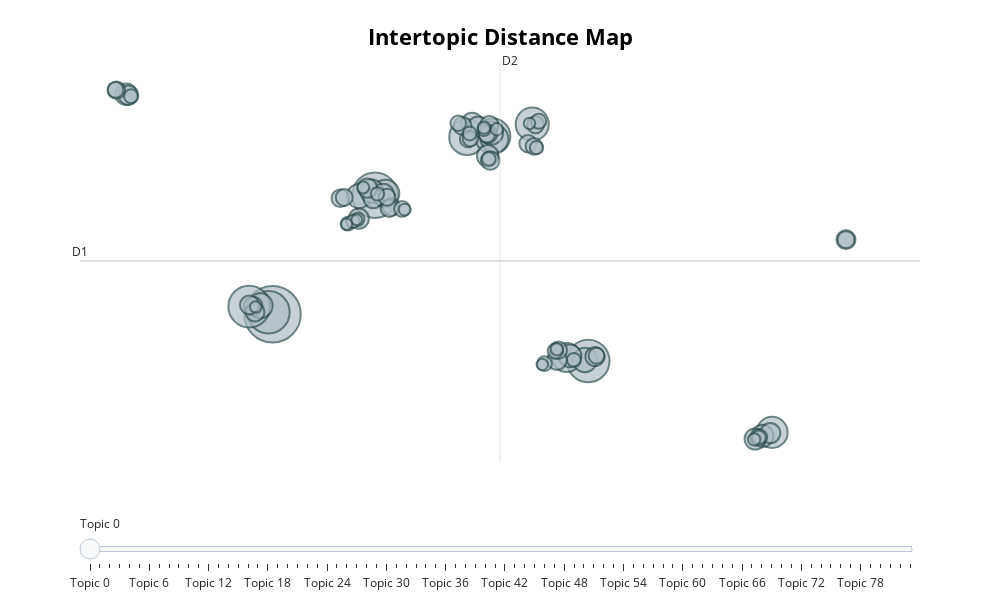

The notebook cell saved with this chart:
### Markdown cell above
### Visualize Topics

Call `.visualize_topics` to create a 2D representation of your topics. The resulting graph is a plotly interactive graph which can be converted to HTML:

### Code cell
topic_model.visualize_topics(width=1000, height=600)
